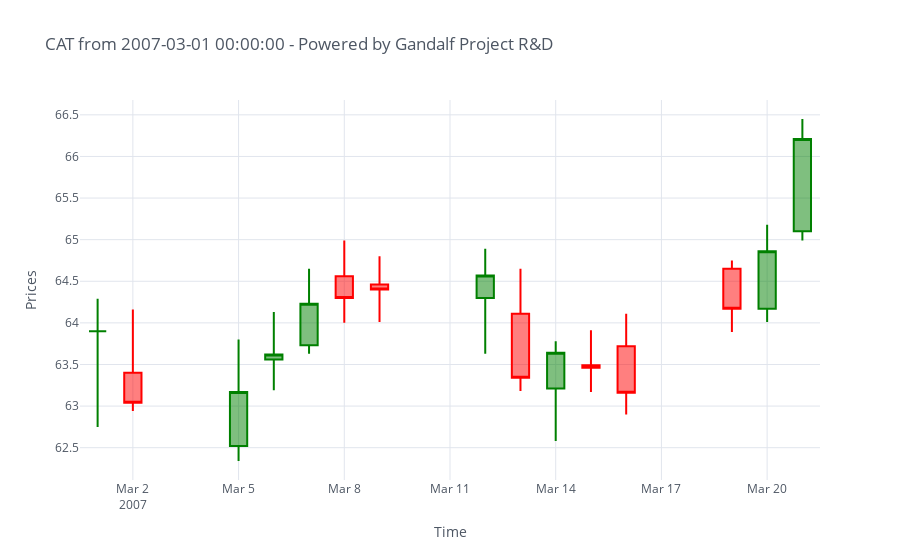
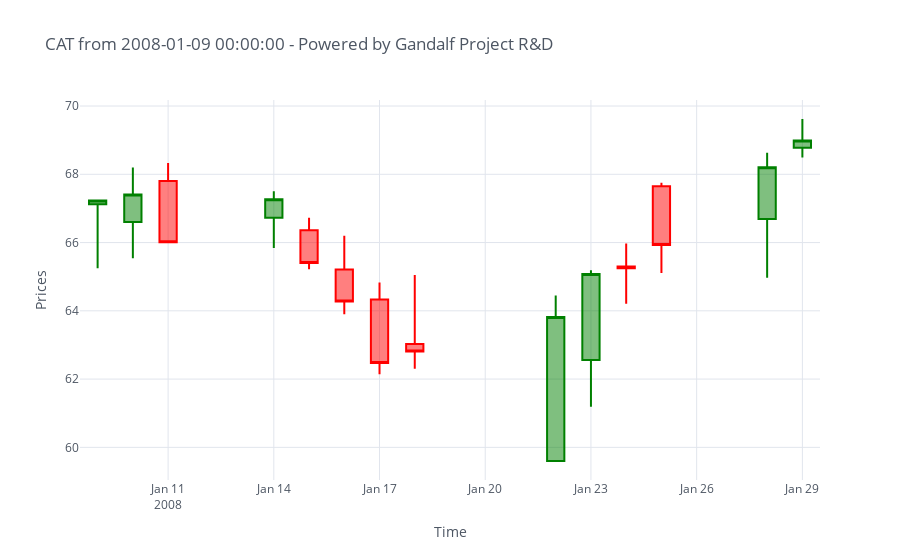
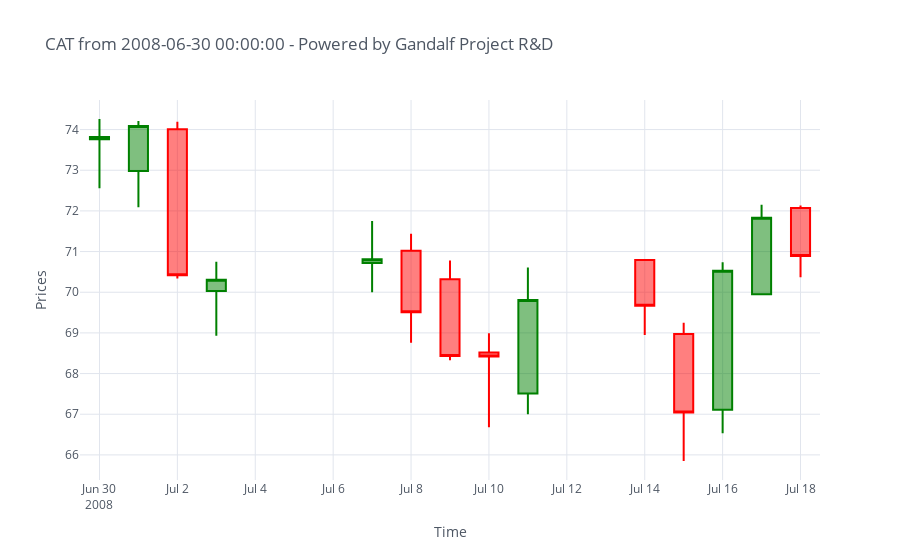
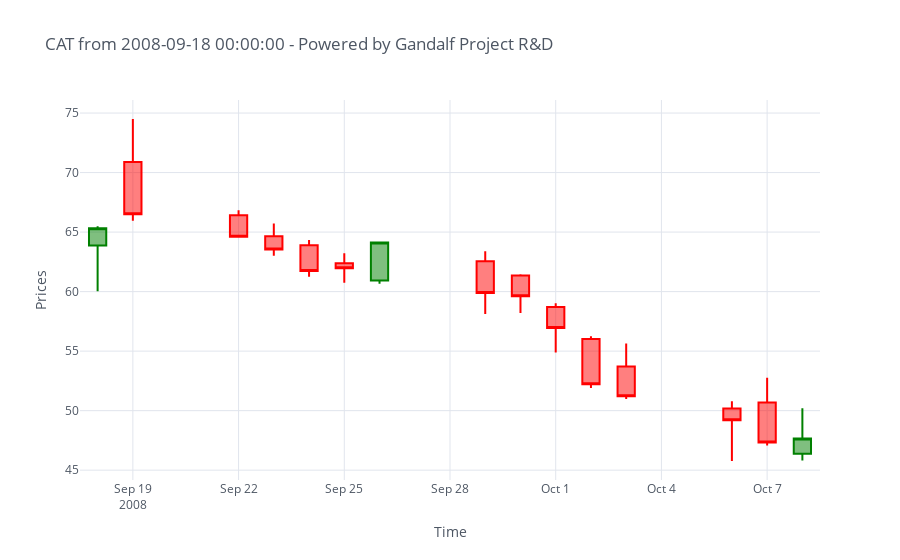

The code cell stored with these charts, in order, in its notebook:
### Code cell
def plot_patterns(dataframe,results):
    """
    Function that plots every single pattern occurrence
    """
    for date in results:
        single_case = dataframe[(dataframe.index >= (date)) & \
                                (dataframe.index <= (date + pd.Timedelta(days = 20)))]    
        graph_title = ticker + " from " + str(single_case.index[0]) + " - Powered by Gandalf Project R&D"

        single_case.iplot(kind = 'candle',theme = 'white',
                          up_color = "green", down_color = "red",
                          title = graph_title, xTitle = "Time", yTitle = "Prices")
    return

plot_patterns(dataset,results[0])

### Figure 1 — Plotly figure (JSON) as saved in the notebook; plotly's stock layout.template omitted (floating-point values rounded to 4 significant figures)
{"data": [{"close": [63.9, 63.04, 63.17, 63.62, 64.23, 64.3, 64.4, 64.57, 63.34, 63.64, 63.46, 63.16, 64.17, 64.86, 66.21], "decreasing": {"line": {"color": "red"}}, "high": [64.29, 64.16, 63.8, 64.13, 64.65, 64.99, 64.8, 64.89, 64.65, 63.78, 63.91, 64.11, 64.75, 65.18, 66.45], "increasing": {"line": {"color": "green"}}, "low": [62.75, 62.94, 62.34, 63.19, 63.63, 64, 64.01, 63.63, 63.18, 62.58, 63.17, 62.9, 63.89, 64.01, 64.99], "open": [63.9, 63.4, 62.52, 63.56, 63.73, 64.56, 64.46, 64.3, 64.11, 63.21, 63.49, 63.72, 64.65, 64.17, 65.1], "showlegend": false, "type": "candlestick", "x": ["2007-03-01", "2007-03-02", "2007-03-05", "2007-03-06", "2007-03-07", "2007-03-08", "2007-03-09", "2007-03-12", "2007-03-13", "2007-03-14", "2007-03-15", "2007-03-16", "2007-03-19", "2007-03-20", "2007-03-21"], "yaxis": "y2"}], "layout": {"legend": {"bgcolor": "#FFFFFF", "font": {"color": "#4D5663"}}, "paper_bgcolor": "#FFFFFF", "plot_bgcolor": "#FFFFFF", "title": {"font": {"color": "#4D5663"}, "text": "CAT from 2007-03-01 00:00:00 - Powered by Gandalf Project R&D"}, "xaxis": {"gridcolor": "#E1E5ED", "rangeslider": {"visible": false}, "showgrid": true, "tickfont": {"color": "#4D5663"}, "title": {"font": {"color": "#4D5663"}, "text": "Time"}, "zerolinecolor": "#E1E5ED"}, "yaxis": {"gridcolor": "#E1E5ED", "showgrid": true, "showticklabels": false, "tickfont": {"color": "#4D5663"}, "title": {"font": {"color": "#4D5663"}, "text": "Prices"}, "zerolinecolor": "#E1E5ED"}, "yaxis2": {"gridcolor": "#E1E5ED", "showgrid": true, "tickfont": {"color": "#4D5663"}, "title": {"font": {"color": "#4D5663"}, "text": "Prices"}, "zerolinecolor": "#E1E5ED"}}}

### Figure 2 — Plotly figure (JSON) as saved in the notebook; plotly's stock layout.template omitted (floating-point values rounded to 4 significant figures)
{"data": [{"close": [67.23, 67.41, 66.01, 67.27, 65.4, 64.27, 62.47, 62.81, 63.82, 65.08, 65.25, 65.93, 68.21, 68.99], "decreasing": {"line": {"color": "red"}}, "high": [67.26, 68.2, 68.33, 67.5, 66.73, 66.2, 64.83, 65.05, 64.45, 65.19, 65.97, 67.75, 68.63, 69.62], "increasing": {"line": {"color": "green"}}, "low": [65.25, 65.54, 66, 65.84, 65.22, 63.9, 62.14, 62.3, 59.6, 61.19, 64.21, 65.11, 64.97, 68.49], "open": [67.12, 66.6, 67.8, 66.73, 66.36, 65.21, 64.33, 63.03, 59.6, 62.56, 65.3, 67.65, 66.69, 68.78], "showlegend": false, "type": "candlestick", "x": ["2008-01-09", "2008-01-10", "2008-01-11", "2008-01-14", "2008-01-15", "2008-01-16", "2008-01-17", "2008-01-18", "2008-01-22", "2008-01-23", "2008-01-24", "2008-01-25", "2008-01-28", "2008-01-29"], "yaxis": "y2"}], "layout": {"legend": {"bgcolor": "#FFFFFF", "font": {"color": "#4D5663"}}, "paper_bgcolor": "#FFFFFF", "plot_bgcolor": "#FFFFFF", "title": {"font": {"color": "#4D5663"}, "text": "CAT from 2008-01-09 00:00:00 - Powered by Gandalf Project R&D"}, "xaxis": {"gridcolor": "#E1E5ED", "rangeslider": {"visible": false}, "showgrid": true, "tickfont": {"color": "#4D5663"}, "title": {"font": {"color": "#4D5663"}, "text": "Time"}, "zerolinecolor": "#E1E5ED"}, "yaxis": {"gridcolor": "#E1E5ED", "showgrid": true, "showticklabels": false, "tickfont": {"color": "#4D5663"}, "title": {"font": {"color": "#4D5663"}, "text": "Prices"}, "zerolinecolor": "#E1E5ED"}, "yaxis2": {"gridcolor": "#E1E5ED", "showgrid": true, "tickfont": {"color": "#4D5663"}, "title": {"font": {"color": "#4D5663"}, "text": "Prices"}, "zerolinecolor": "#E1E5ED"}}}

### Figure 3 — Plotly figure (JSON) as saved in the notebook; plotly's stock layout.template omitted (floating-point values rounded to 4 significant figures)
{"data": [{"close": [73.82, 74.09, 70.42, 70.31, 70.81, 69.51, 68.43, 68.42, 69.81, 69.67, 67.04, 70.53, 71.83, 70.89], "decreasing": {"line": {"color": "red"}}, "high": [74.26, 74.21, 74.19, 70.75, 71.75, 71.44, 70.78, 68.99, 70.61, 70.79, 69.25, 70.74, 72.15, 72.13], "increasing": {"line": {"color": "green"}}, "low": [72.56, 72.09, 70.34, 68.93, 70, 68.76, 68.33, 66.68, 67, 68.95, 65.85, 66.53, 69.95, 70.37], "open": [73.76, 72.98, 74.01, 70.03, 70.72, 71.02, 70.32, 68.52, 67.51, 70.79, 68.97, 67.11, 69.95, 72.07], "showlegend": false, "type": "candlestick", "x": ["2008-06-30", "2008-07-01", "2008-07-02", "2008-07-03", "2008-07-07", "2008-07-08", "2008-07-09", "2008-07-10", "2008-07-11", "2008-07-14", "2008-07-15", "2008-07-16", "2008-07-17", "2008-07-18"], "yaxis": "y2"}], "layout": {"legend": {"bgcolor": "#FFFFFF", "font": {"color": "#4D5663"}}, "paper_bgcolor": "#FFFFFF", "plot_bgcolor": "#FFFFFF", "title": {"font": {"color": "#4D5663"}, "text": "CAT from 2008-06-30 00:00:00 - Powered by Gandalf Project R&D"}, "xaxis": {"gridcolor": "#E1E5ED", "rangeslider": {"visible": false}, "showgrid": true, "tickfont": {"color": "#4D5663"}, "title": {"font": {"color": "#4D5663"}, "text": "Time"}, "zerolinecolor": "#E1E5ED"}, "yaxis": {"gridcolor": "#E1E5ED", "showgrid": true, "showticklabels": false, "tickfont": {"color": "#4D5663"}, "title": {"font": {"color": "#4D5663"}, "text": "Prices"}, "zerolinecolor": "#E1E5ED"}, "yaxis2": {"gridcolor": "#E1E5ED", "showgrid": true, "tickfont": {"color": "#4D5663"}, "title": {"font": {"color": "#4D5663"}, "text": "Prices"}, "zerolinecolor": "#E1E5ED"}}}

### Figure 4 — Plotly figure (JSON) as saved in the notebook; plotly's stock layout.template omitted (floating-point values rounded to 4 significant figures)
{"data": [{"close": [65.32, 66.49, 64.6, 63.54, 61.74, 61.96, 64.13, 59.89, 59.6, 56.95, 52.22, 51.21, 49.2, 47.33, 47.65], "decreasing": {"line": {"color": "red"}}, "high": [65.5, 74.5, 66.84, 65.73, 64.33, 63.22, 64.2, 63.38, 61.46, 59.03, 56.25, 55.65, 50.78, 52.76, 50.21], "increasing": {"line": {"color": "green"}}, "low": [60.04, 65.96, 64.6, 63.01, 61.24, 60.75, 60.67, 58.11, 58.2, 54.89, 51.91, 50.98, 45.77, 47.08, 45.82], "open": [63.87, 70.89, 66.41, 64.66, 63.9, 62.38, 60.93, 62.55, 61.35, 58.71, 56.01, 53.7, 50.18, 50.69, 46.38], "showlegend": false, "type": "candlestick", "x": ["2008-09-18", "2008-09-19", "2008-09-22", "2008-09-23", "2008-09-24", "2008-09-25", "2008-09-26", "2008-09-29", "2008-09-30", "2008-10-01", "2008-10-02", "2008-10-03", "2008-10-06", "2008-10-07", "2008-10-08"], "yaxis": "y2"}], "layout": {"legend": {"bgcolor": "#FFFFFF", "font": {"color": "#4D5663"}}, "paper_bgcolor": "#FFFFFF", "plot_bgcolor": "#FFFFFF", "title": {"font": {"color": "#4D5663"}, "text": "CAT from 2008-09-18 00:00:00 - Powered by Gandalf Project R&D"}, "xaxis": {"gridcolor": "#E1E5ED", "rangeslider": {"visible": false}, "showgrid": true, "tickfont": {"color": "#4D5663"}, "title": {"font": {"color": "#4D5663"}, "text": "Time"}, "zerolinecolor": "#E1E5ED"}, "yaxis": {"gridcolor": "#E1E5ED", "showgrid": true, "showticklabels": false, "tickfont": {"color": "#4D5663"}, "title": {"font": {"color": "#4D5663"}, "text": "Prices"}, "zerolinecolor": "#E1E5ED"}, "yaxis2": {"gridcolor": "#E1E5ED", "showgrid": true, "tickfont": {"color": "#4D5663"}, "title": {"font": {"color": "#4D5663"}, "text": "Prices"}, "zerolinecolor": "#E1E5ED"}}}
